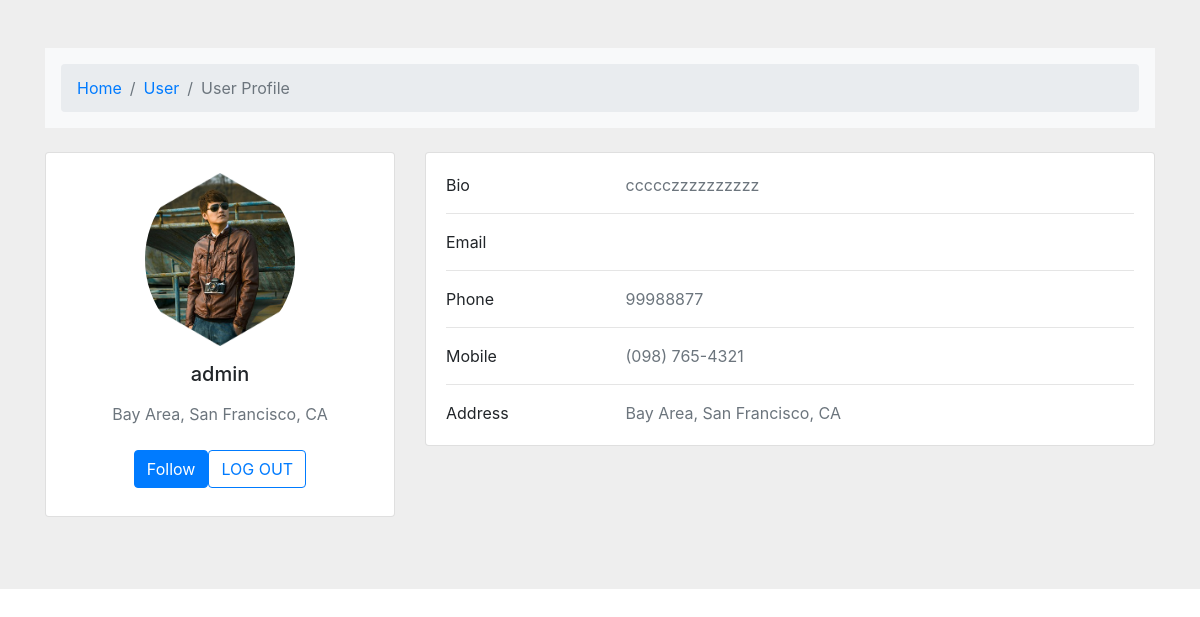
The page /my_profile/ (signed in) on the database its author committed.
### main/models.py (models this page shows)
class User(AbstractUser):
    phone_number = models.CharField(max_length=13, null=True, blank=True)
    bio = models.CharField(max_length=150, null=True, blank=True)
    avatar = models.ImageField(upload_to='user-avatar/', null=True, blank=True)
    class Meta(AbstractUser.Meta):
        swappable = 'AUTH_USER_MODEL'
        verbose_name = 'User'
        verbose_name_plural = 'Users'

### main/views.py (the view)
# urls.py: path("my_profile/", my_profile_view, name='my_profile_url'),
def my_profile_view(request):
    context = {
        'user': request.user
    }
    return render(request, 'myprofile.html', context)

### Templates/myprofile.html (shortened to what this page needs)
<!DOCTYPE html>
<html lang="en">
<head>
  <link rel="stylesheet" href="https://cdn.jsdelivr.net/npm/bootstrap@4.4.1/dist/css/bootstrap.min.css">
</head>
<body>
<section style="background-color: #eee;">
  <div class="container py-5">
    <div class="row">
      <div class="col">
        <nav aria-label="breadcrumb" class="bg-light rounded-3 p-3 mb-4">
          <ol class="breadcrumb mb-0">
            <li class="breadcrumb-item"><a href="{% url 'index_url' %}">Home</a></li>
            <li class="breadcrumb-item"><a href="#">User</a></li>
            <li class="breadcrumb-item active" aria-current="page">User Profile</li>
          </ol>
        </nav>
      </div>
    </div>
    <div class="row">
      <div class="col-lg-4">
        <div class="card mb-4">
          <div class="card-body text-center">
            <img src="{{ user.avatar.url }}" alt="avatar"
              class="rounded-circle img-fluid" style="width: 150px;">
            <h5 class="my-3">{{ user.username }}</h5>
            <p class="text-muted mb-4">Bay Area, San Francisco, CA</p>
            <div class="d-flex justify-content-center mb-2">
              <button type="button" class="btn btn-primary">Follow</button>
              <button type="button" class="btn btn-outline-primary ms-1"><a href="#">LOG OUT</a></button>
            </div>
          </div>
        </div>
      </div>
      <div class="col-lg-8">
        <div class="card mb-4">
          <div class="card-body">
            <div class="row">
              <div class="col-sm-3">
                <p class="mb-0">Bio</p>
              </div>
              <div class="col-sm-9">
                <p class="text-muted mb-0">{{ user.bio }}</p>
              </div>
            </div>
            <hr>
            <div class="row">
              <div class="col-sm-3">
                <p class="mb-0">Email</p>
              </div>
              <div class="col-sm-9">
              </div>
            </div>
            <hr>
            <div class="row">
              <div class="col-sm-3">
                <p class="mb-0">Phone</p>
              </div>
              <div class="col-sm-9">
                <p class="text-muted mb-0">{{ user.phone_number }}</p>
              </div>
            </div>
            <hr>
            <div class="row">
              <div class="col-sm-3">
                <p class="mb-0">Mobile</p>
              </div>
              <div class="col-sm-9">
                <p class="text-muted mb-0">(098) 765-4321</p>
              </div>
            </div>
            <hr>
            <div class="row">
              <div class="col-sm-3">
                <p class="mb-0">Address</p>
              </div>
              <div class="col-sm-9">
                <p class="text-muted mb-0">Bay Area, San Francisco, CA</p>
              </div>
            </div>
          </div>
        </div>
      </div>
    </div>
  </div>
</section>
</body>
</html>

### rows shown on the page
User: avatar (placeholder picture), username "admin", bio "ccccczzzzzzzzzz", phone_number "99988877"
